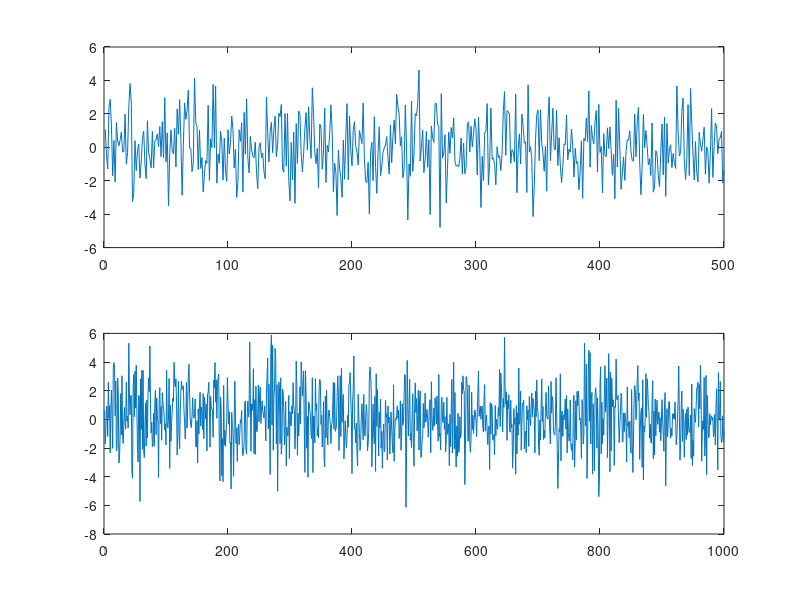
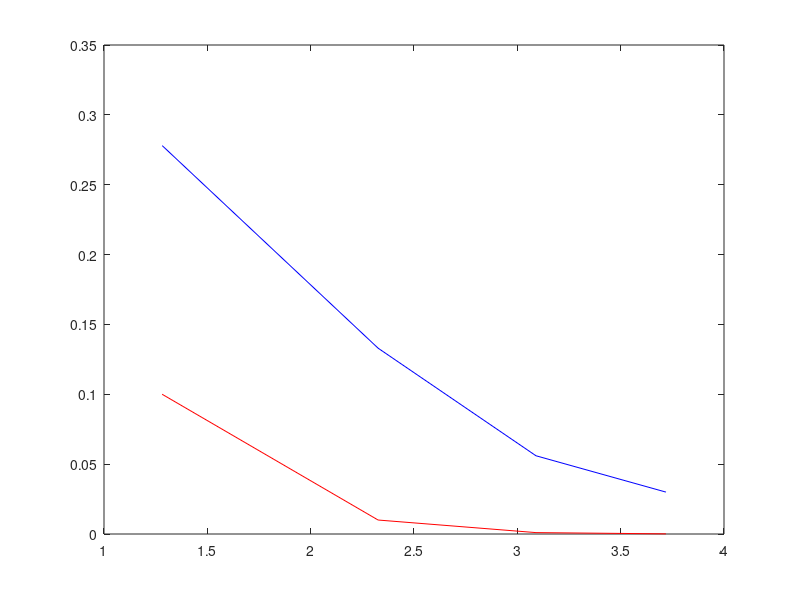
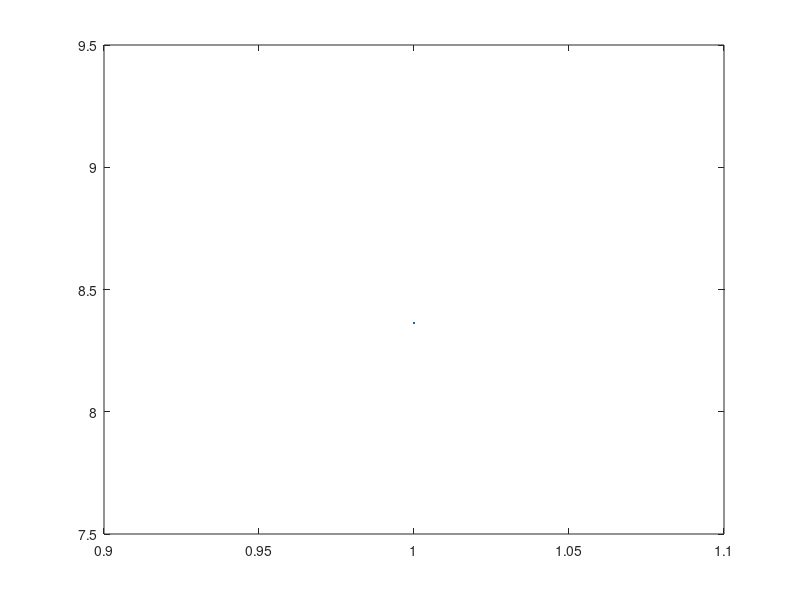

Write the MATLAB code that produced these figures, in order.
close all
load('SGroup5.mat')
r = StudentData.rcvd;
w = StudentData.refnoise;
n = length(r);
[f,bin] = hist(r);    % bin and freq

figure
subplot(2,1,1); plot(w)
subplot(2,1,2); plot(r)

v = max(w)

% Compute statistics
sig = std(r);
mu = mean(r);
pdf = normpdf(bin,mu, sig);
A  = mu*(w'*w)/(n*sig^2)
E = r'*r;
% Compute SNR
S = A^2*E/sig^2;
figure(6); plot(10*log(S))  

% Compute threshholds 
for x = 1:4     % log constant for Pf
    Pf(x) = 10^(-1*x);  % compute Pf
    v0(x) = sqrt(2)*erfcinv(2*Pf(x));   % find threshhold v0 from Pf
    total(x) = sum(r(:)>v0(x));     % find instances in rcvd signal > than v0
end



Pd = total./n; % compute probabilities for each v0     

% Pf vs v0
figure
plot(v0, Pf, 'r'); hold on;
plot(v0, Pd, 'b');
% Increasing the threshold, v0, will lower the chances of false alarm and
%  detection since the noise is Gaussian. At a high enough threshold, only 
% the noise outliers will trigger a false alarm
